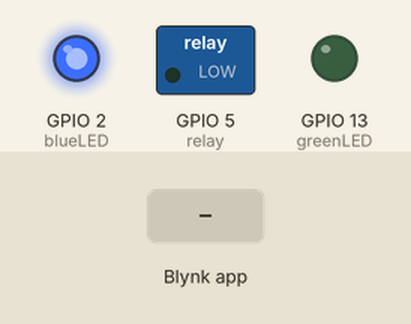
Recording of a sketch running on a simulated ESP8266 (NodeMCU). Parts: switched loads named in the sketch (green lamp = pin HIGH), output pins drawn as LEDs (lit = HIGH). The inputs (shaded band) are chosen by the test bench. WiFi joins after 1.5 s; servers stay silent unless stated; what the sketch prints to the serial monitor is not drawn.

Above: at 3.0 s.
3.1 s: Blynk app writes 1 to V1
At 4.3 s:
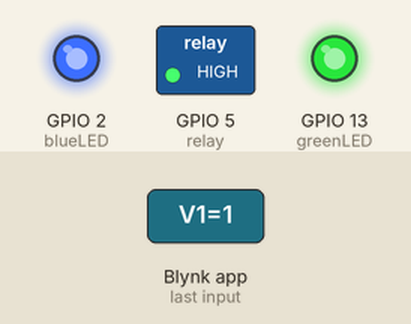
4.6 s: Blynk app writes 0 to V1
At 5.3 s:
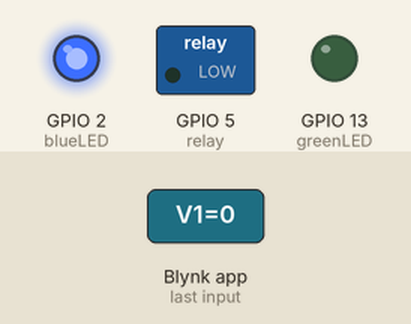
Timing chart, 0 to 7.6 s (numbered marks = the images above; inputs shaded):
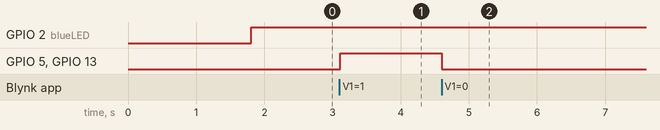

The sketch:

Smart_Socket_WIFI_.ino
```cpp
//#include <Ethernet.h>
//#include <BlynkSimpleEthernet.h>
//#include <SPI.h>
#define BLYNK_PRINT Serial
#include <BlynkSimpleEsp8266.h>
#include <ESP8266WiFi.h>
#define BLYNK_MAX_SENDBYTES 1200

int relay = 5; //D1   Normally Closed with Load
// red LED uses 220 ohms
int greenLED = 13;  //D7
int blueLED = 2;  //D4
char ssid[]= "AndroidAP";
char auth[] = "SVLwcGZdUIx1RNdqoB8ufzboqf3M9EWe";
char pass[] = "qwertyui";


BLYNK_WRITE(V1){ //virtual pin 1
  int pinValue = param.asInt();
  if (pinValue==1){
    digitalWrite(relay, HIGH);
    digitalWrite(greenLED, HIGH);
    Blynk.email("olanipekunopeyeoluwa1@gmail.com","Smart Socket ALERT!!","Device is On"); // add email widget to the blynk app setup
    Blynk.notify("Smart Socket ALERT- Device is On!!"); //add notification widget to the blynk app
    }
  else{
    digitalWrite(relay, LOW);
    digitalWrite(greenLED, LOW);
    Blynk.email("olanipekunopeyeoluwa1@gmail.com","Smart Socket ALERT!!","Device is Off");
    Blynk.notify("Smart Socket ALERT- Device is Off!!");
    }
}

BLYNK_CONNECTED(){
   Blynk.syncAll();  //to send the latest values of all values
}

void setup()
{
  // Debug console
  Serial.begin(9600);
  pinMode(greenLED, OUTPUT);
  pinMode(blueLED, OUTPUT);
  pinMode(relay, OUTPUT);
  Blynk.begin(auth, ssid, pass);
  Blynk.notify("Smart Socket ALERT- There is Power!!");
  digitalWrite(relay, LOW);
  WiFi.begin(ssid, pass);
}

void loop()
{
  if (WiFi.status()== WL_CONNECTED){
    Serial.println("WiFi connection succesful");
    digitalWrite(blueLED, HIGH);
    }
  else{
    Serial.println("WiFi connection lost");
    digitalWrite(blueLED, LOW);
    }
  Blynk.run();
}
//  if (WiFi.status()== WL_NO_SHIELD){
//    Serial.println("WiFi shield not present");
//    digitalWrite(blueLED, LOW);
//    }
//  if (WiFi.status()== WL_CONNECTION_LOST){
//    Serial.println("WiFi connection lost");
//    digitalWrite(blueLED, LOW);
//    }
//  if (WiFi.status()== WL_CONNECT_FAILED){
//    Serial.println("WiFi connection failed");
//    digitalWrite(blueLED, LOW);
//    }
//  if (WiFi.status()== WL_DISCONNECTED){
//    Serial.println("WiFi connection lost");
//    digitalWrite(blueLED, LOW);
//    }
```

Measured:
- after the input at 3.1 s, GPIO 5 (relay), GPIO 13 (greenLED): LOW → HIGH at once
- after the input at 4.6 s, GPIO 5 (relay), GPIO 13 (greenLED): HIGH → LOW at once
